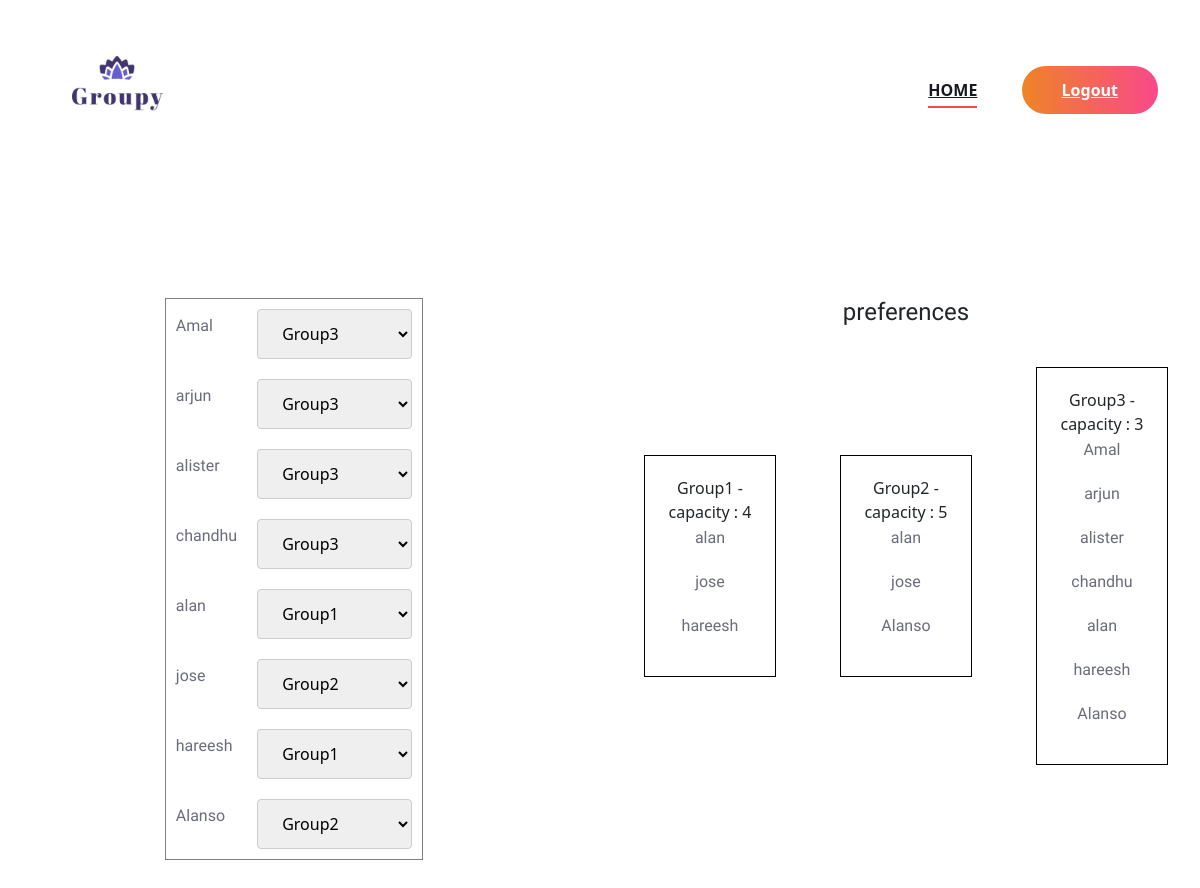
The app's page /Org/mannual/11, older data.
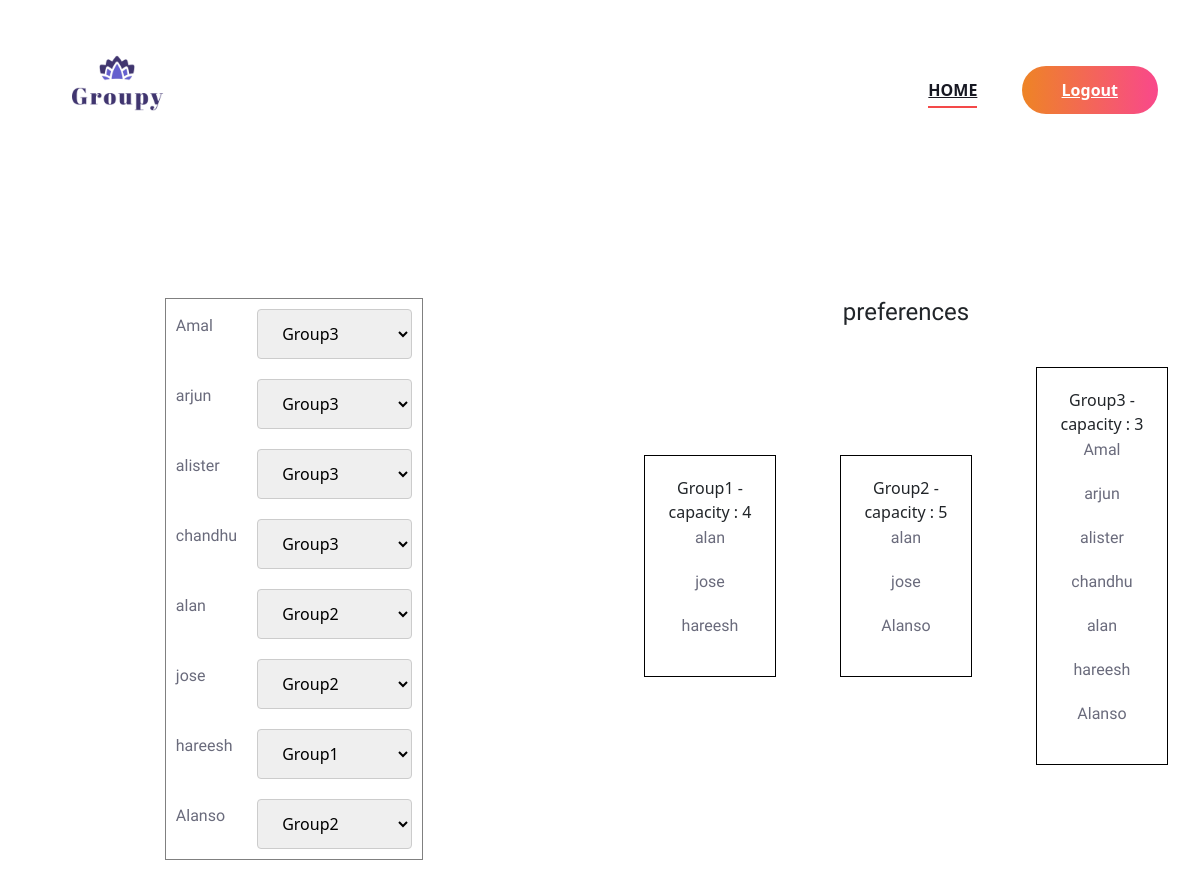
The same page, newer data.
### Guest/models.py (models this page shows)
class ParticipateUser(models.Model):
    user=models.CharField(max_length=50)
    events=models.ForeignKey(Event,on_delete=models.CASCADE)
    rooms=models.TextField(max_length=50,default="")
    new_rooms = models.TextField(max_length=50, default="")
    privatecode = models.TextField(max_length=50, default="")
    is_ignored = models.BooleanField(default=False)

### Organizer/models.py (models this page shows)
class Room(models.Model):
    events=models.ForeignKey(Event,on_delete=models.CASCADE)
    number=models.CharField(max_length=50)
    capacity=models.IntegerField(default=0)

### Organizer/views.py (the view)
# urls.py: path('mannual/<int:pk>', views.manuualy,name="manuualy"),
def manuualy(request,pk):
    event=Event.objects.get(id=pk)
    eventdata=Event.objects.get(id=pk)
    pdata=ParticipateUser.objects.filter(events=eventdata)
    roomdata=Room.objects.filter(events=eventdata)
    participants = ParticipateUser.objects.filter(events=event)
    rooms=Room.objects.filter(events=event)
    print(rooms)
    if request.method == 'POST':
        for participant in participants:
            room_name = request.POST.get('room_' + str(participant.id))
            print(room_name)
            roomObj=Room.objects.get(id=room_name)
            roomNumber=roomObj.number
            print(roomNumber)
            if roomNumber:
                participant.new_rooms = roomNumber
                participant.save()
        return redirect('org:home')
    else:
        return render(request,"Organizer/Manually.html",{'users_data':participants,'room':rooms,'data': pdata, 'rdata': roomdata,})

### Organizer/templates/Organizer/Manually.html (shortened to what this page needs)
{% extends 'Organizer/Head.html'%}
{% load static %}
{% block content %}
<br><br><br><br>
<!DOCTYPE html>
<html lang="en">
<head>
    <link href="https://cdn.jsdelivr.net/npm/bootstrap@5.3.0/dist/css/bootstrap.min.css" rel="stylesheet">
</head>
<body>
<div class="row">
    <div class="col-md-6">
        <form action="" method="post">
            <table border="1" align="center" cellpadding="10"  >
                {% for user_data in users_data %}
                <tr>
                    <td>
                        <p>{{ user_data.user }}</p>
                    </td>
                    <td>
                        <select id="room_{{ user_data.id }}" name="room_{{ user_data.id }}"  onchange="onSelectChange(this.value, '{{ user_data.id }}')">
                            {% for room in room %}
                            <option value="{{ room.id }}" {% if user_data.new_rooms == room.number %}selected {% endif %} >
                                {{ room.number }}
                            </option>
                            {% endfor %}
                        </select>
                    </td>
                </tr>
                {% endfor %}
            </table>
        </form>
    </div>
       <div class="col-md-6">
        <h4 class="text-center">preferences</h4>
        <table  align="center" cellpadding="10">
            <tr>
                {% for i in rdata %}
                <td>
                    <div style="text-align:center;border:1px solid black;margin:22px;padding:20px">
                    {{i.number}}  - capacity : {{ i.capacity }}
                    {% for j in data %}
                    {% if i.number in j.rooms %}
                        <p>{{j.user}}</p>
                    {% endif %}
                    {% endfor %}
                </div>
                </td>
                {% endfor %}
        </table>
       </div>
</div>
</body>
</html>
<br><br><br><br><br><br><br><br><br><br><br><br><br><br><br><br><br><br><br><br><br>
{% endblock content %}

Row changes from the older to the newer data that the page shows:
changed ParticipateUser "alan": new_rooms+id "Group1" → "Group2"
